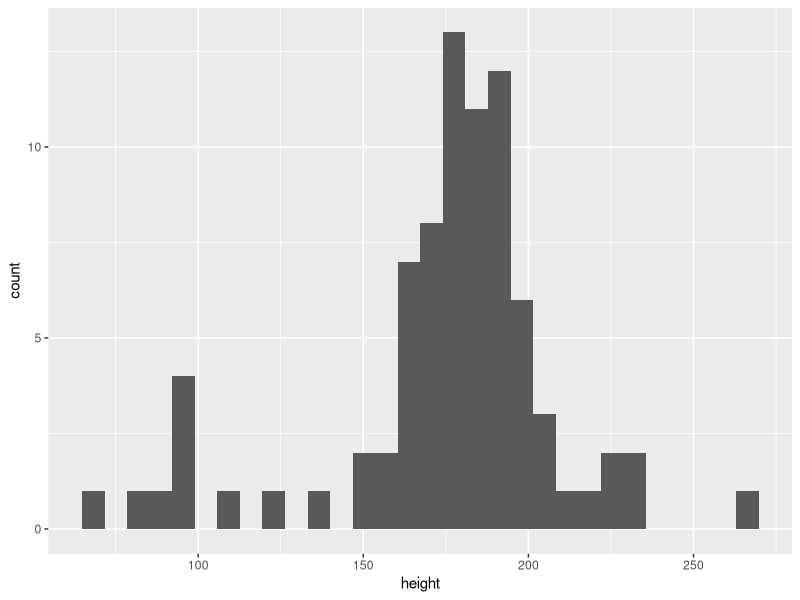
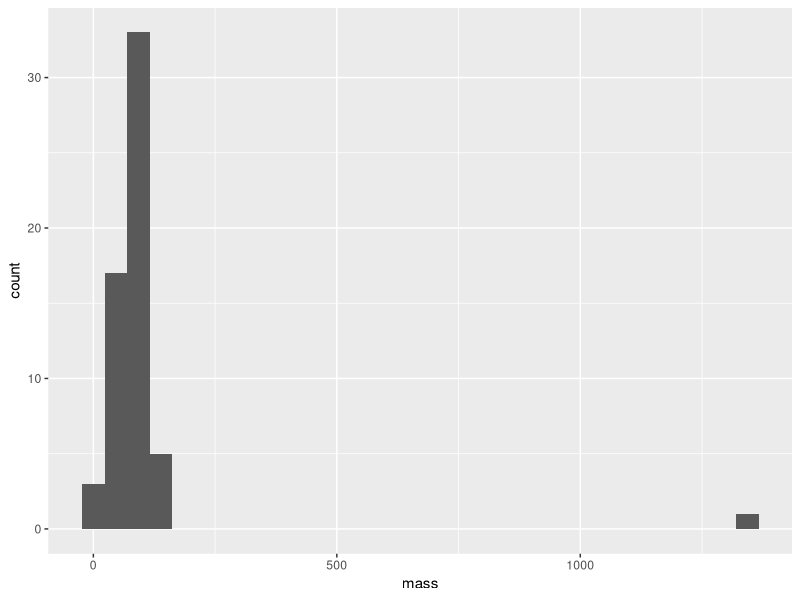

Recreate these plots in R, in order.
## ---- chunk 1
library(knitr)
library(tidyverse)
# carrega a base de dados starwars

knitr::opts_chunk$set(
  echo = FALSE,
  warning = FALSE,
  message = FALSE,
  error = FALSE,
  fig.height=3,
  fig.width=6,
  fig.align = "center"
  )

kable2 <- function(...){
  kable(
    ...,
    align = "c",
    digits = 2,
    format.args = list(
      decimal.mark = ",",
      big.mark = "."), 
    col.names = c(
      "Número de personagens",
      "Altura média (cm)",
      "Peso médio (kg)"))
}

## ---- chunk 2
library(tidyverse)

starwars |> 
  summarise(
    numero_personagens = n(),
    altura_media = mean(height, na.rm = TRUE),
    peso_medio = mean(mass, na.rm = TRUE)
  ) |> 
  kable2(
    caption = "Estatísticas básicas da base starwars."
  )
## ---- chunk 3
library(tidyverse)

starwars |> 
  ggplot(aes(x = height)) + 
  geom_histogram()
## ---- chunk 4
library(tidyverse)

starwars |> 
  ggplot(aes(x = mass)) + 
  geom_histogram()
